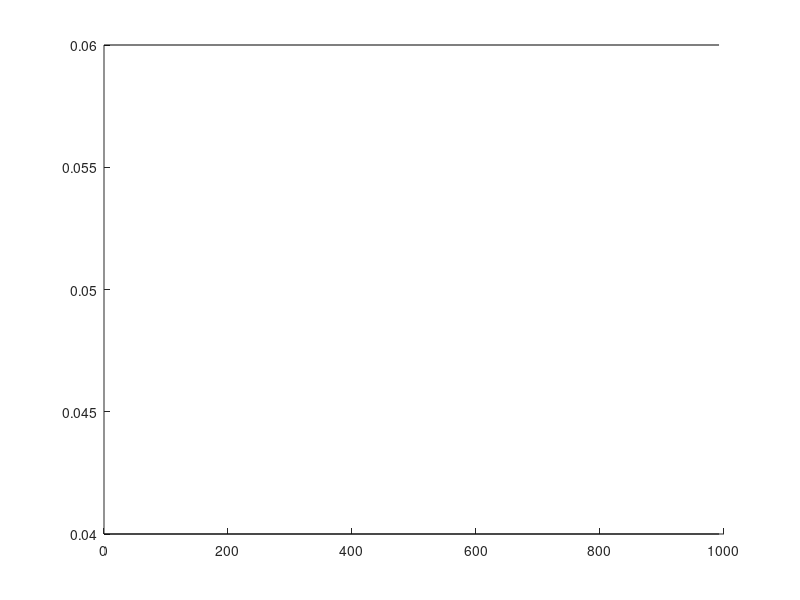

This chart was generated by the following MATLAB code: (Note: this script raises an error after producing the figure.)
% % QP poisoning and excess 1 state
% date = '03-06-20\';
% filesE1 = 7:106;
% filesQP = 32:531;
% QPFilesPerE1 = 5;
% date = '03-11-20\'; % forgot to turn off during fill, too sparse to catch E1 jumps
% filesE1 = 1110:1204;
% filesQP = 0:473;
% QPFilesPerE1 = 5;
% date = '03-11-20\';
% filesE1 = 1212:1388;
% filesQP = 479:654;
% QPFilesPerE1 = 1;
date = '03-11-20\';
filesE1 = 1389:2381;
filesQP = 655:1646;
QPFilesPerE1 = 1;

% % Charge offset and excess 1 state
% date = '03-08-20\';
% % filesE1 = [1:18 20:136 138:216 218:351 353:398 400:441 443:464 466:518];
% % filesE1 = [1341:1903];
% filesE1 = [0:436];
% date = '03-11-20\'; %cuy0632trn_parameters
% filesE1 = [110:1109];
% % filesE1 = [1110:1149];


fs = 1/100e-6;
% if we stopped the scan partyway through QP measurement
correctedNFilesE1 = fix(length(filesQP)/QPFilesPerE1);
filesE1 = filesE1(1:correctedNFilesE1); 
filesQP = filesQP(1:(correctedNFilesE1*QPFilesPerE1));
e1 = [];
acf = zeros(1,2*1000+1);
acf_baseline = zeros(1,2*1000+1);
n_high = 0; n_low = 0;
path = ['Z:\mcdermott-group\data\fluxNoise\DR1 - 2019-12-17\CorrFar\Q4\General\' date 'Excess_1_state\MATLABData'];
for f = filesE1
    try
        data = noiselib.load_file(path, ['Excess_1_state_',num2str(f,'%03d'),'.mat']);
        o = data.Single_Shot_Occupations;
        e1_mean = mean(o);
        if e1_mean > 0.05
            n_high = n_high + 1;
            acf = (n_high-1)/n_high*acf + 1/n_high*noiselib.crosscorrelate(o, o, 1000);
        else
            n_low = n_low + 1;
            acf_baseline = (n_low-1)/n_low*acf_baseline + 1/n_low*noiselib.crosscorrelate(o, o, 1000);
        end
        e1 = [e1 e1_mean];
    catch
        e1 = [e1 nan];
    end
end

highThresh = 0.04;
lowThresh = 0.06;

figure; hold on; 
plot(e1); 
plot([0 length(e1)],[highThresh highThresh], 'k'); 
plot([0 length(e1)],[lowThresh lowThresh], 'k');
xlabel(['Files [' num2str(length(o(:))/fs) 'sec]']);
ylabel('Excess 1 State');

figure; hold on; plot(-1000:1000, acf_baseline); plot(-1000:1000, acf);
xlabel('Lags [100us]'); ylabel('Autocorrelation');
% es = noiselib.unwrap_voltage_to_charge(data.Offset_Voltage, 0.2636, 1/0.2636); figure; hold on; plot(es); plot(30*e1); plot(es); plot(data.Offset_Voltage_R2)


highE1 = e1 >  highThresh;
lowE1  = e1 <= lowThresh;

highFileIndicies = filesQP(repelem(highE1,QPFilesPerE1));
lowFileIndicies  = filesQP(repelem(lowE1,QPFilesPerE1));

Plot_QP_Tunneling('DR1 - 2019-12-17\', 'CorrFar\', 'Q4\', date, highFileIndicies);
Plot_QP_Tunneling('DR1 - 2019-12-17\', 'CorrFar\', 'Q4\', date, lowFileIndicies);